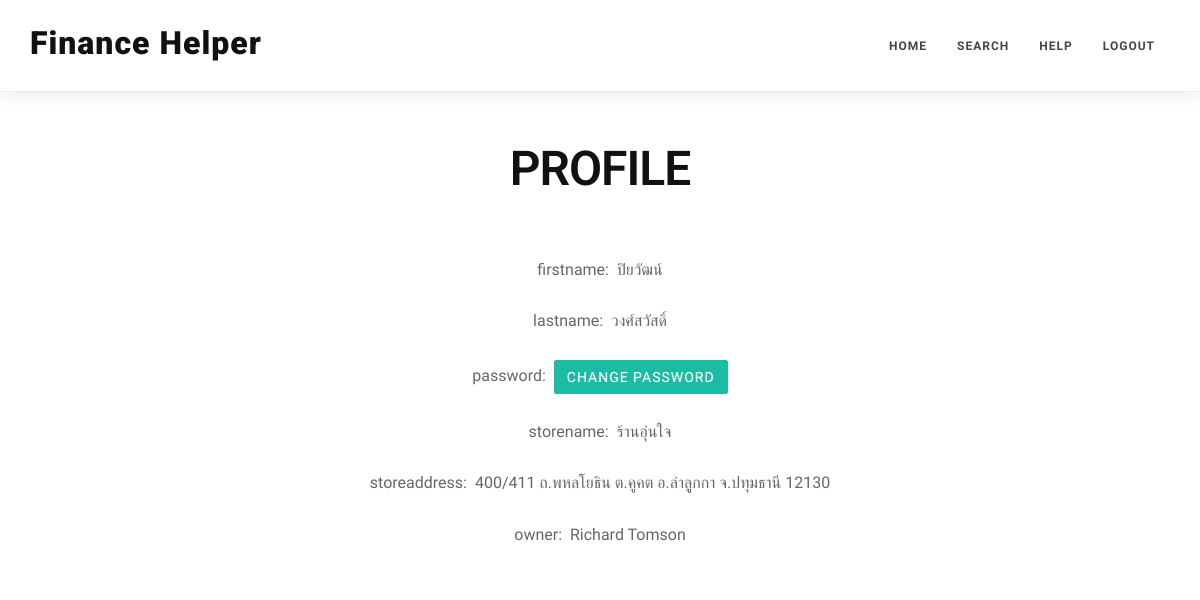
Page /profile.php (signed in) on the committed database.
### tables this page shows
CREATE TABLE `member` (
  `M_ID` char(30) NOT NULL,
  `M_fName` char(255) NOT NULL,
  `M_lName` char(255) NOT NULL,
  `S_Name` char(225) NOT NULL
);

CREATE TABLE `store` (
  `M_ID` char(30) NOT NULL,
  `S_Name` char(255) NOT NULL,
  `S_Address` char(255) NOT NULL,
  `S_Owner` char(255) NOT NULL
);

### profile.php (the view, shortened to what this page needs)
<!DOCTYPE html>
<html lang="en">
<head>
	<link href="css/bootstrap.min.css" rel="stylesheet" type="text/css">
	<link href="font-awesome/css/font-awesome.min.css" rel="stylesheet" type="text/css" />
	<link href="css/nivo-lightbox.css" rel="stylesheet" />
	<link href="css/nivo-lightbox-theme/default/default.css" rel="stylesheet" type="text/css" />
	<link href="css/owl.carousel.css" rel="stylesheet" media="screen" />
	<link href="css/owl.theme.css" rel="stylesheet" media="screen" />
	<link href="css/flexslider.css" rel="stylesheet" />
	<link href="css/animate.css" rel="stylesheet" />
	<link href="css/style.css" rel="stylesheet">
	<link href="color/default.css" rel="stylesheet">
</head>
<body id="page-top" data-spy="scroll" data-target=".navbar-custom">
	<div id="navigation">
		<nav class="navbar navbar-custom" role="navigation">
			<div class="container">
				<div class="row">
					<div class="col-md-2">
						<div class="site-logo">
							<a href="#" class="brand">Finance&nbsp;Helper</a>
						</div>
					</div>
					<div class="col-md-10">
						<div class="collapse navbar-collapse" id="menu">
							<ul class="nav navbar-nav navbar-right">
								<li class="active"><a href="finance-helper.php">home</a></li>
								<li class="active"><a href="search.php">search</a></li>
								<li class="active"><a href="how-to.php">help</a></li>
								<li class="active"><a href="index.php">logout</a></li>
							</ul>
						</div>
					</div>
				</div>
			</div>
		</nav>
	</div>
	<br><br>
	<div class="row">
		<div class="col-lg-8 col-lg-offset-2">
			<div class="wow flipInY" data-wow-offset="0" data-wow-delay="0.4s">
				<div class="section-heading text-center">
					<h2 class="h-bold">Profile</h2>
				</div>
			</div>
			<br><br>
			<center>
			    <?php
                $servername = "localhost";
                $username = "root";
                $password = "";
                $dbname = "finance_db";
                $conn = new mysqli($servername,$username,$password,$dbname);
                mysqli_set_charset($conn, "utf8");
			$sql = "SELECT * FROM member  WHERE M_ID = '".$_SESSION['Mid']."'";
            $result = $conn->query($sql);
            $row = $result->fetch_assoc();
            $fname = $row['M_fName'];
			$lname = $row['M_lName'];
			echo "firstname: &nbsp;".$fname."<br><br>";
			echo "lastname: &nbsp;".$lname."<br><br>";
			echo "password: &nbsp;<a href='change-password.php' class='btn btn-skin' role='button'>
			change password</a><br><br>";
			$sql2 = "SELECT * FROM store  WHERE M_ID = '".$_SESSION['Mid']."'";
            $result2 = $conn->query($sql2);
            $row = $result2->fetch_assoc();
            $store_name = $row['S_Name'];
			$store_address = $row['S_Address'];
			$store_owner = $row['S_Owner'];
			echo "storename: &nbsp;".$store_name."<br><br>";
			echo "storeaddress: &nbsp;".$store_address."<br><br>";
			echo "owner: &nbsp;".$store_owner."<br><br>";
			?>
			</center>
</body>
</html>

### css/style.css (style rules this page uses)
body { width: 100%; height: 100%; font-family: 'Ek Mukta', sans-serif; font-weight: 300; color: #666; background-color: #fff; font-size: 16px; line-height: 1.6em; font-weight: 400; }
html { width: 100%; height: 100%; }
h2 { font-size: 36px; }
h1, h2, h3, h4, h5, h6 { margin: 0 0 30px; font-family: 'Roboto', sans-serif; font-weight: 400; color: #111; }
h1.h-bold,h2.h-bold,h3.h-bold ,h4.h-bold ,h5.h-bold ,h6.h-bold { font-weight: 600; }
a { color: #666; -webkit-transition: all .2s ease-in-out; -moz-transition: all .2s ease-in-out; transition: all .2s ease-in-out; }
.site-logo { padding-top: 10px; }
.site-logo a.brand { color: #111; font-size: 32px; font-family: 'Roboto', sans-serif; font-weight: 900; }
#navigation { background: #fff; z-index: 9999; width:100%; box-sizing:border-box; border-bottom: 1px solid #eee; box-shadow:0px 0px 20px rgba(0, 0, 0, 0.1); }
.navbar { margin-bottom: 0; }
.nav.navbar-nav { background-color: rgba(255,255,255,.6); }
.navbar-custom ul.nav li a { font-size: 12px; letter-spacing: 1px; color: #444; text-transform: uppercase; font-weight: 700; }
.navbar-custom .nav li a { -webkit-transition: background .3s ease-in-out; -moz-transition: background .3s ease-in-out; transition: background .3s ease-in-out; }
.navbar-custom .nav li a:hover, .navbar-custom .nav li a:focus, .navbar-custom .nav li.active { outline: 0; background-color: rgba(255,255,255,.2); color: #1bbca3; }
.navbar-custom .nav li a:hover, .navbar-custom .nav li a:focus, .navbar-custom .nav li.active { outline: 0; background-color: rgba(255,255,255,.2); }
.section-heading h2 { font-size: 48px; letter-spacing: -1px; text-transform: uppercase; margin-bottom: 10px; }
.btn { border-radius: 2px; position: relative; display: inline-block; outline: none; color: #fff; text-decoration: none; text-transform: uppercase; letter-spacing: 1px; font-weight: 400; text-shadow: 0 0 1px rgba(255,255,255,0.3); font-size: 14px; }
@media (min-width:767px) { .navbar { padding: 20px 0; border-bottom: 0; letter-spacing: 1px; background: 0 0; -webkit-transition: background .5s ease-in-out,padding .5s ease-in-out; -moz-transition: background .5s ease-in-out,padding .5s ease-in-out; transition: background .5s ease-in-out,padding .5s ease-in-out; } }

### color/default.css (style rules this page uses)
a,.tp-caption a.btn:hover { color: #1bbca3; }
.btn-skin { color: #fff; background-color: #1bbca3; border-color: #1bbca3; }

### rows in the picture
member: M_fName "ปิยวัฒน์", M_lName "วงศ์สวัสดิ์"
store: S_Name "ร้านอุ่นใจ", S_Address "400/411 ถ.พหลโยธิน ต.คูคต อ.ลำลููกกา จ.ปทุมธานี 12130", S_Owner "Richard Tomson"
